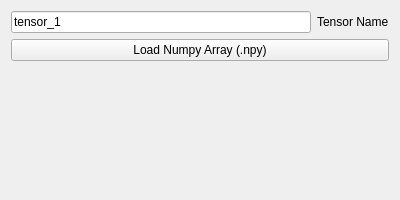
<?xml version="1.0" encoding="UTF-8"?>
<ui version="4.0">
    <class>TensorImport_Widget</class>
    <widget class="QWidget" name="TensorImport_Widget">
        <property name="geometry">
            <rect>
                <x>0</x>
                <y>0</y>
                <width>400</width>
                <height>200</height>
            </rect>
        </property>
        <property name="windowTitle">
            <string>Tensor Import</string>
        </property>
        <layout class="QVBoxLayout" name="verticalLayout">
            <item>
                <layout class="QHBoxLayout" name="dataNameLayout">
                    <item>
                        <widget class="QLineEdit" name="data_name_text">
                            <property name="text">
                                <string>tensor_1</string>
                            </property>
                        </widget>
                    </item>
                    <item>
                        <widget class="QLabel" name="label_data_name">
                            <property name="text">
                                <string>Tensor Name</string>
                            </property>
                        </widget>
                    </item>
                </layout>
            </item>
            <item>
                <widget class="QPushButton" name="load_numpy_button">
                    <property name="text">
                        <string>Load Numpy Array (.npy)</string>
                    </property>
                </widget>
            </item>
            <item>
                <spacer name="verticalSpacer">
                    <property name="orientation">
                        <enum>Qt::Orientation::Vertical</enum>
                    </property>
                    <property name="sizeHint" stdset="0">
                        <size>
                            <width>20</width>
                            <height>40</height>
                        </size>
                    </property>
                </spacer>
            </item>
        </layout>
    </widget>
    <resources/>
    <connections/>
</ui>
